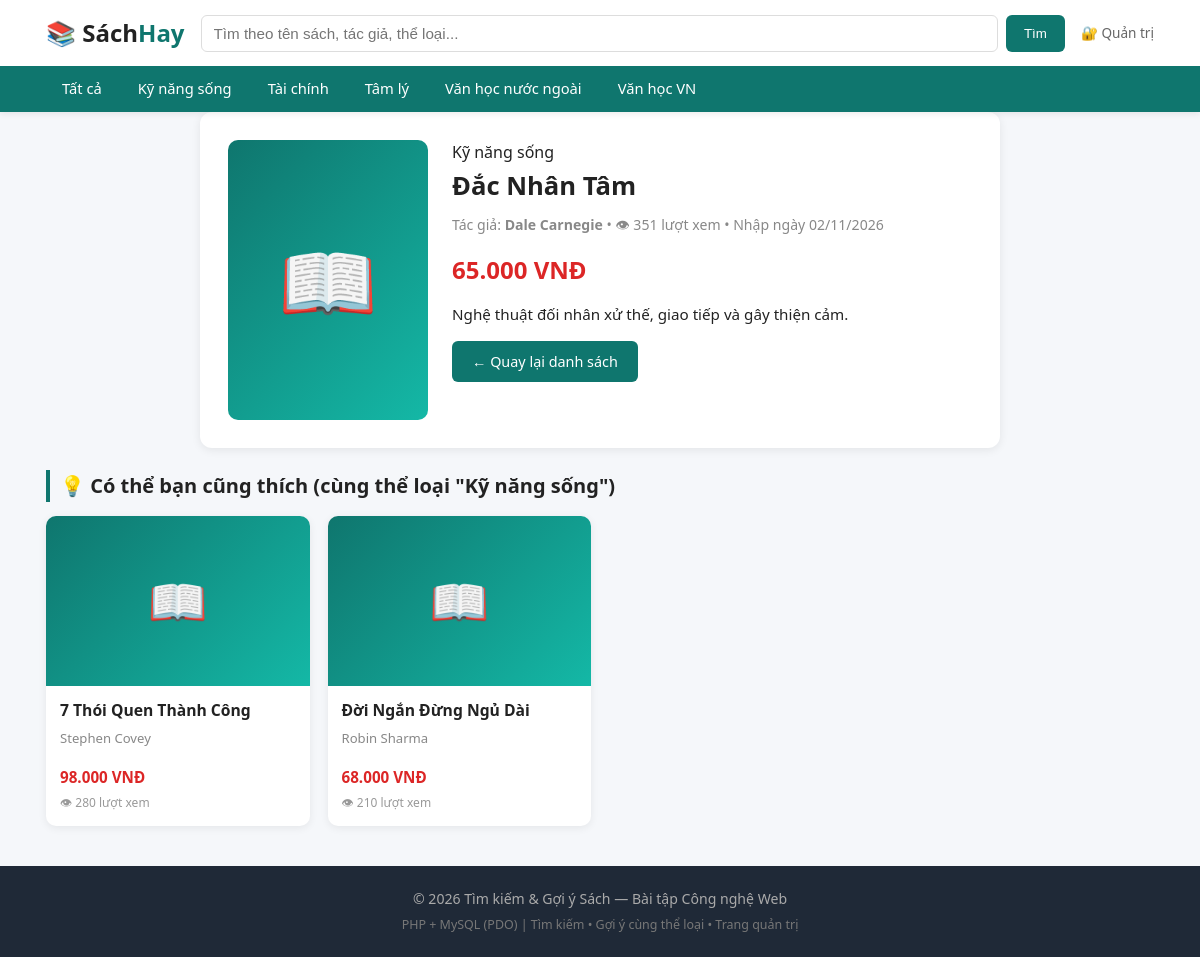
Screenshot of /detail.php?id=1 with the database file from the repository.
### tables this page shows
CREATE TABLE sach (
    id       INT PRIMARY KEY AUTO_INCREMENT,
    tensach  VARCHAR(255) NOT NULL,
    tacgia   VARCHAR(255) NOT NULL,
    theloai  VARCHAR(100) NOT NULL,
    mota     TEXT,
    gia      DECIMAL(10,2) NOT NULL,
    luotxem  INT DEFAULT 0,
    anhbia   VARCHAR(255) DEFAULT NULL,
    ngaynhap DATETIME DEFAULT CURRENT_TIMESTAMP
);

### includes/functions.php (called while the page is built, shortened)
<?php
function e($s) { return htmlspecialchars($s ?? '', ENT_QUOTES, 'UTF-8'); }
function fmt_gia($g) { return number_format((float)$g, 0, ',', '.') . ' VNĐ'; }
function fmt_date($d) { return date('d/m/Y', strtotime($d)); }
function get_book($conn, $id) {
    $stmt = $conn->prepare("SELECT * FROM sach WHERE id = ?");
    $stmt->execute([$id]);
    return $stmt->fetch(PDO::FETCH_ASSOC);
}

### detail.php (the view, shortened to what this page needs)
<?php
$id = (int)($_GET['id'] ?? 0);
require_once __DIR__ . '/includes/connect.php';
require_once __DIR__ . '/includes/functions.php';
$book = get_book($conn, $id);
$book['luotxem']++;
$stmt = $conn->prepare("SELECT * FROM sach WHERE theloai = ? AND id != ? ORDER BY luotxem DESC LIMIT 4");
$stmt->execute([$book['theloai'], $id]);
$suggestions = $stmt->fetchAll(PDO::FETCH_ASSOC);
require_once __DIR__ . '/includes/header.php';
?>
<article class="detail">
  <div class="big-cover">📖</div>
  <div>
    <span class="tag"><?= e($book['theloai']) ?></span>
    <h1><?= e($book['tensach']) ?></h1>
    <p class="meta">Tác giả: <strong><?= e($book['tacgia']) ?></strong> • 👁 <?= $book['luotxem'] ?> lượt xem • Nhập ngày <?= fmt_date($book['ngaynhap']) ?></p>
    <p class="price-big"><?= fmt_gia($book['gia']) ?></p>
    <p class="desc-full"><?= nl2br(e($book['mota'])) ?></p>
    <a class="btn" href="index.php">← Quay lại danh sách</a>
  </div>
</article>
<?php if ($suggestions): ?>
<h2 class="section-title">💡 Có thể bạn cũng thích (cùng thể loại "<?= e($book['theloai']) ?>")</h2>
<div class="grid">
  <?php foreach ($suggestions as $s): ?>
  <article class="card">
    <div class="cover">📖</div>
    <div class="body">
      <h3><a href="detail.php?id=<?= $s['id'] ?>"><?= e($s['tensach']) ?></a></h3>
      <p class="author"><?= e($s['tacgia']) ?></p>
      <p class="price"><?= fmt_gia($s['gia']) ?></p>
      <p class="views">👁 <?= $s['luotxem'] ?> lượt xem</p>
    </div>
  </article>
  <?php endforeach; ?>
</div>
<?php endif; ?>
<?php require_once __DIR__ . '/includes/footer.php'; ?>

### assets/style.css (style rules this page uses)
* { margin:0; padding:0; box-sizing:border-box; }
body { font-family:'Segoe UI',Arial,sans-serif; background:#f5f7fa; color:#222; line-height:1.6; }
a { color:#0f766e; text-decoration:none; }
.section-title { font-size:1.25rem; margin:22px 0 14px; padding-left:10px; border-left:4px solid #0f766e; }
.grid { display:grid; grid-template-columns:repeat(auto-fill,minmax(220px,1fr)); gap:18px; }
.card { background:#fff; border-radius:10px; overflow:hidden; box-shadow:0 2px 8px rgba(0,0,0,.07); transition:.2s; display:flex; flex-direction:column; }
.card .cover { height:170px; background:linear-gradient(135deg,#0f766e,#14b8a6); display:flex; align-items:center; justify-content:center; color:#fff; font-size:3rem; }
.card .body { padding:14px; flex:1; display:flex; flex-direction:column; }
.card h3 { font-size:.98rem; margin-bottom:6px; line-height:1.4; }
.card h3 a { color:#222; }
.card .author { font-size:.82rem; color:#888; margin-bottom:6px; }
.card .price { color:#dc2626; font-weight:700; margin-top:10px; font-size:.95rem; }
.card .views { font-size:.75rem; color:#999; margin-top:4px; }
.detail { background:#fff; border-radius:12px; padding:28px; box-shadow:0 2px 10px rgba(0,0,0,.08); max-width:800px; margin:0 auto; display:grid; grid-template-columns:200px 1fr; gap:24px; }
.detail .big-cover { min-height:280px; background:linear-gradient(135deg,#0f766e,#14b8a6); border-radius:10px; display:flex; align-items:center; justify-content:center; color:#fff; font-size:5rem; }
.detail h1 { font-size:1.6rem; margin-bottom:8px; }
.detail .meta { color:#888; font-size:.88rem; margin-bottom:14px; }
.detail .price-big { font-size:1.5rem; color:#dc2626; font-weight:800; margin:12px 0; }
.detail .desc-full { font-size:.95rem; line-height:1.8; }
.btn { display:inline-block; background:#0f766e; color:#fff; padding:9px 20px; border-radius:6px; font-size:.9rem; margin-top:12px; }

### rows the page displays
sach: theloai "Kỹ năng sống", tensach "Đắc Nhân Tâm", tacgia "Dale Carnegie", ngaynhap "02/11/2026", gia "65.000 VNĐ", mota "Nghệ thuật đối nhân xử thế, giao tiếp và gây thiện cảm."
sach: tensach "7 Thói Quen Thành Công", tacgia "Stephen Covey", gia "98.000 VNĐ", luotxem "280"
sach: tensach "Đời Ngắn Đừng Ngủ Dài", tacgia "Robin Sharma", gia "68.000 VNĐ", luotxem "210"

### other values shown
$g "Kỹ năng sống"
$g "Tài chính"
$g "Tâm lý"
$g "Văn học nước ngoài"
$g "Văn học VN"
$book['luotxem'] "351"
